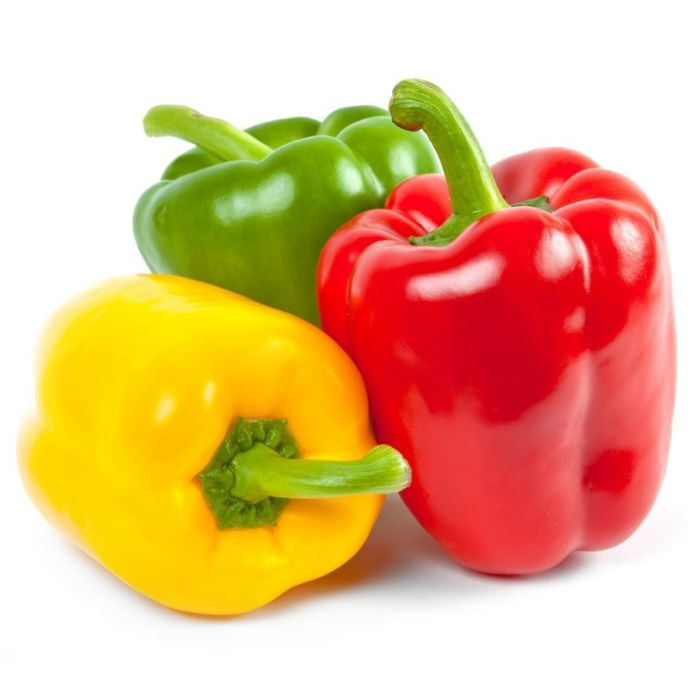
#> input picture Data file/peppers.jpeg, 700 x 700 px, found by its file name
$ python Program_12b.py
#> lines starting #> are read from the running program, lines starting #| are printed output that depends on the picture
# Program_12b.py: Counting coloured pixels.
from skimage import io
import numpy as np
import matplotlib.pyplot as plt
peppers = io.imread("peppers.jpeg")
#> peppers is the input picture: shape (700, 700, 3); mean R, G, B 230.8, 185.1, 137.7
plt.figure(1)
io.imshow(peppers)
print("Image Dimensions=" , peppers.shape)
#| Image Dimensions= (700, 700, 3)
print("peppers[100,100]=",peppers[400,400])
#| peppers[100,100]= [226   2  10]
Red = np.zeros((700,700))
for i in range(700):
    for j in range(700):
        if peppers[j,i,0]>190 and peppers[j,i,1]<120 \
            and peppers[j,i,2]<170:
            Red[j,i]=1
        else:
            Red[j,i]=0
plt.figure(2)
plt.imshow(Red,cmap="gray")
pixel_count = int(np.sum(Red))
print("There are {:,} red pixels".format(pixel_count))
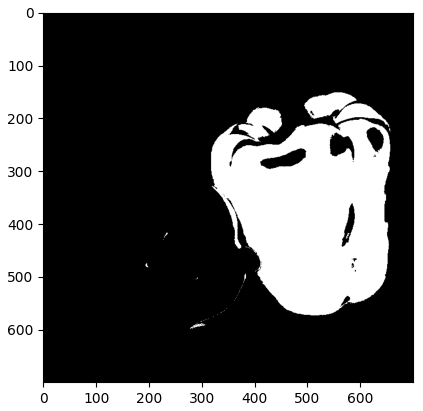
#> figure drawn by matplotlib, 1 panel

$ run again, with Data file/Brain.jpg copied over Data file/peppers.jpeg
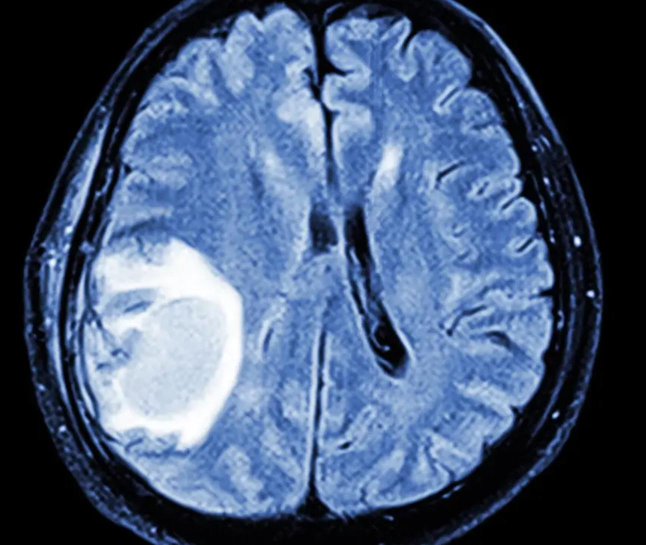
#> input picture Data file/Brain.jpg, 1292 x 1090 px, found by its file name (shown at 1/2 size)
#> peppers is the input picture: shape (1090, 1292, 3); mean R, G, B 69.4, 87.7, 117.1
#| Image Dimensions= (1090, 1292, 3)
#| peppers[100,100]= [ 81 121 183]
#> `print("There are {:,} red pixels".format(pixel_count))`:
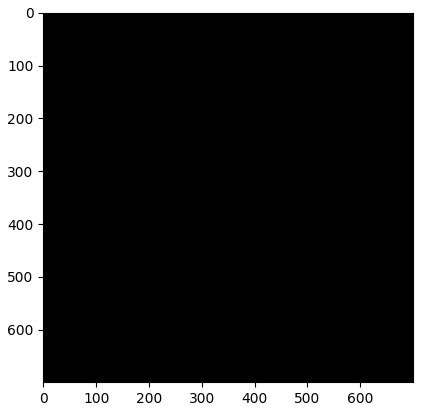
#> figure drawn by matplotlib, 1 panel
